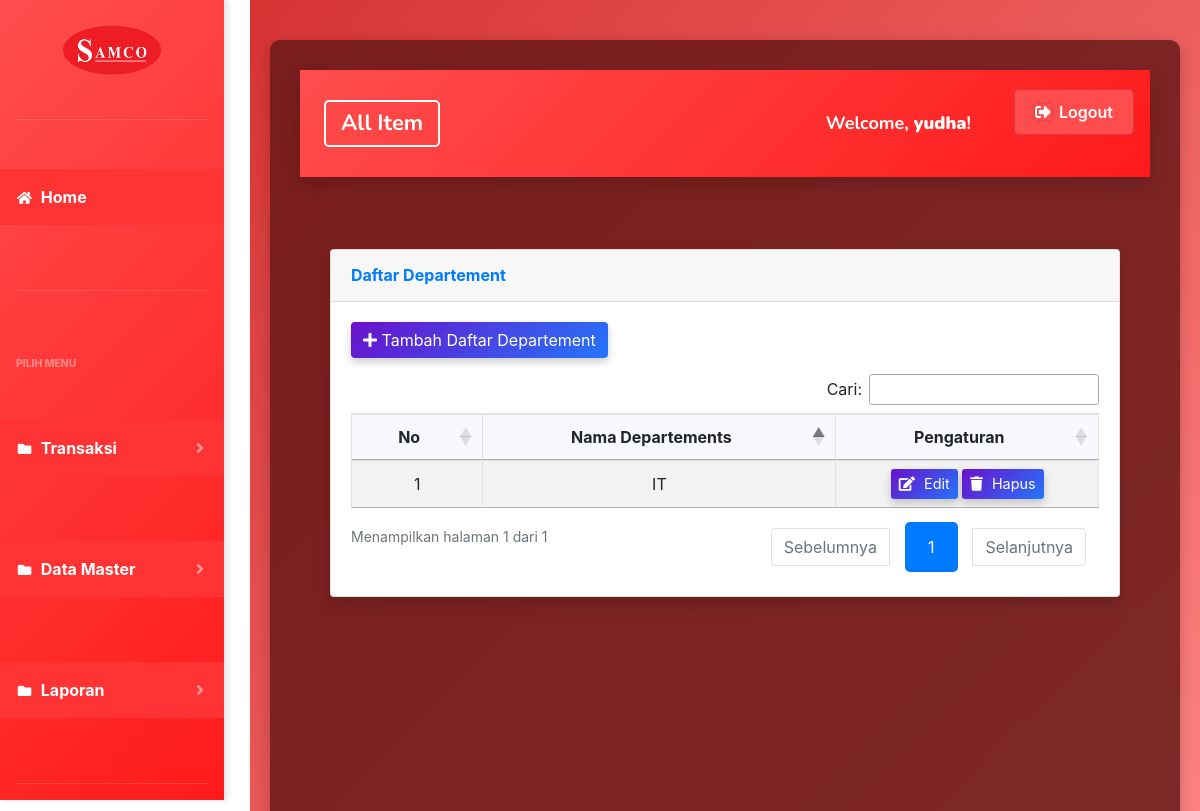
The app's page /index.php?page=departemen (signed in), older data.
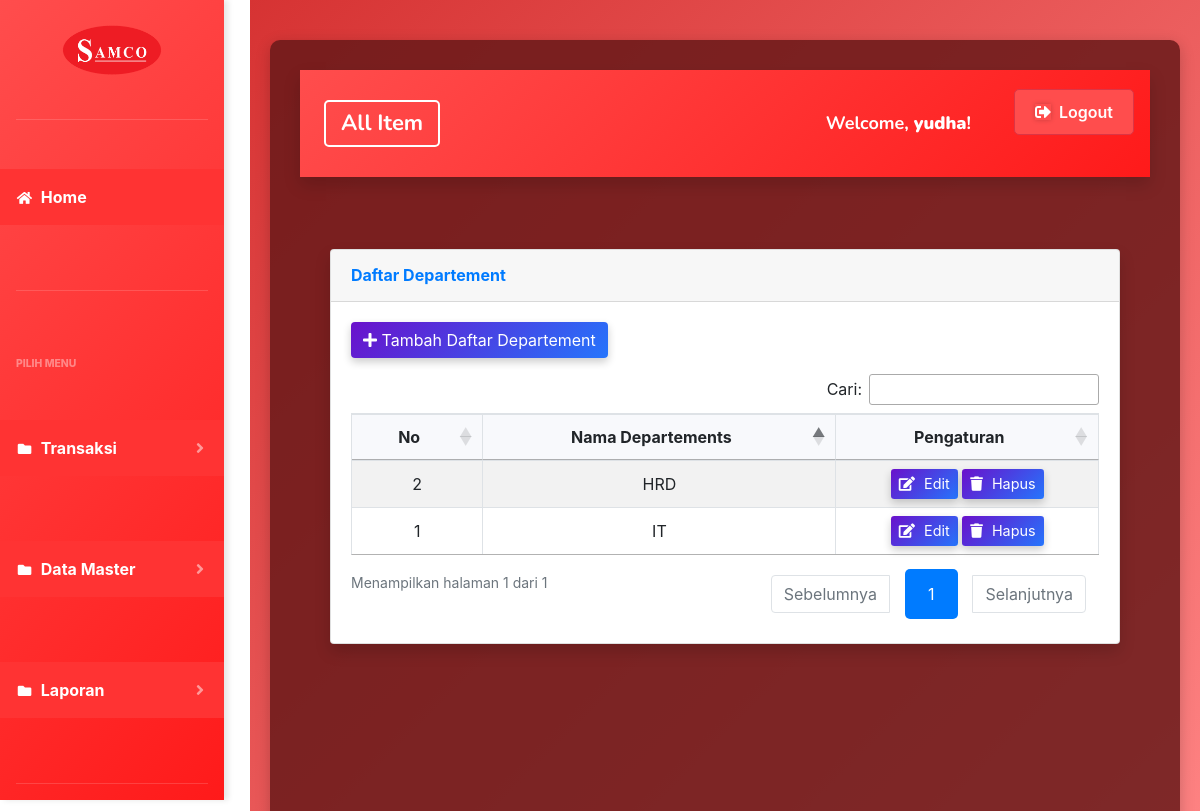
The same page, newer data.
### tables this page shows
CREATE TABLE `departemen` (
  `id` int(11) NOT NULL,
  `nama` varchar(100) NOT NULL
);

### page/departemen/departemen.php (the view, shortened to what this page needs)
<div class="container-fluid">
    <div class="card shadow mb-4">
        <div class="card-header py-3">
            <h6 class="m-0 font-weight-bold text-primary">Daftar Departement</h6>
        </div>
        <div class="card-body">
            <div class="mb-3">
                <a href="?page=departemen&aksi=tambahdepartemen" class="btn btn-primary custom-btn">
                    <i class="fas fa-plus me-2"></i> Tambah Daftar Departement
                </a>
            </div>
            <div class="table-responsive">
                <table class="table table-bordered table-striped" id="departemen">
                    <thead>
                        <tr>
                            <th style="width: 50px; text-align: center; vertical-align: middle;">No</th>
                            <th style="width: 200px; text-align: center; vertical-align: middle;">Nama Departements</th>
                            <th style="width: 120px; text-align: center; vertical-align: middle;">Pengaturan</th>
                        </tr>
                    </thead>
                    <tbody>
                        <?php
                        $no = 1;
                        $sql = $koneksi->query("SELECT * FROM departemen ORDER BY id");
                        while ($data = $sql->fetch_assoc()) {
                            ?>
                            <tr>
                                <td style="text-align: center;"><?php echo $no++; ?></td>
                                <td style="text-align: center;"><?php echo htmlspecialchars($data['nama']); ?></td>
                                <td style="text-align: center;">
                                    <a href="?page=departemen&aksi=ubahdepartemen&id=<?php echo $data['id']; ?>"
                                        class="btn btn-info btn-sm custom-btn">
                                        <i class="fas fa-edit"></i> Edit
                                    </a>
                                    <a href="?page=departemen&aksi=hapusdepartemen&id=<?php echo $data['id']; ?>"
                                        class="btn btn-danger btn-sm custom-btn"
                                        onclick="return confirm('Apakah anda yakin akan menghapus data ini?')">
                                        <i class="fas fa-trash"></i> Hapus
                                    </a>
                                </td>
                            </tr>
                        <?php } ?>
                    </tbody>
                </table>
            </div>
        </div>
    </div>
</div>

Row changes from the older to the newer data that the page shows:
added departemen: nama "HRD"
